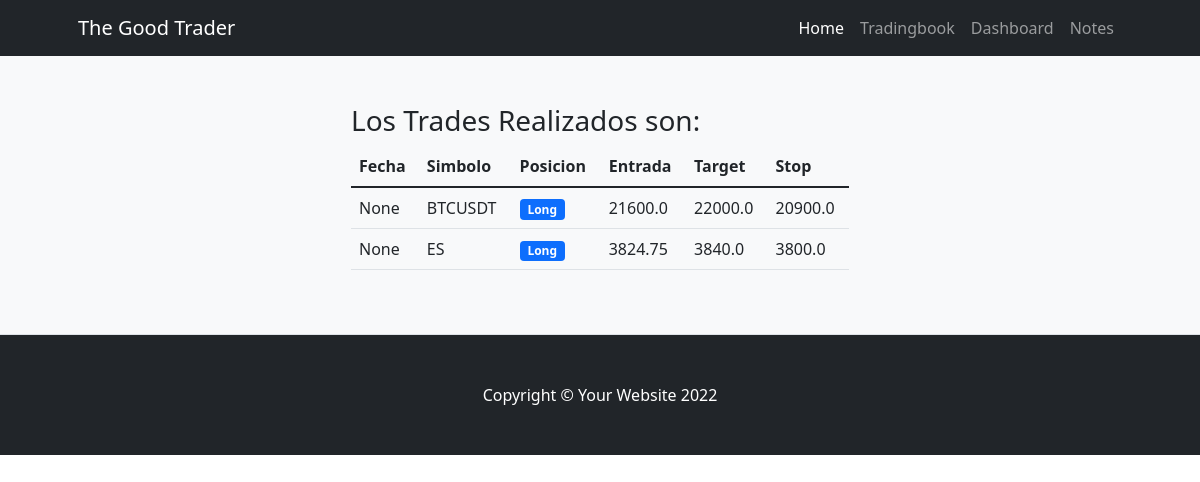
/tradingbook/trades/, run on an earlier commit of the app's database.
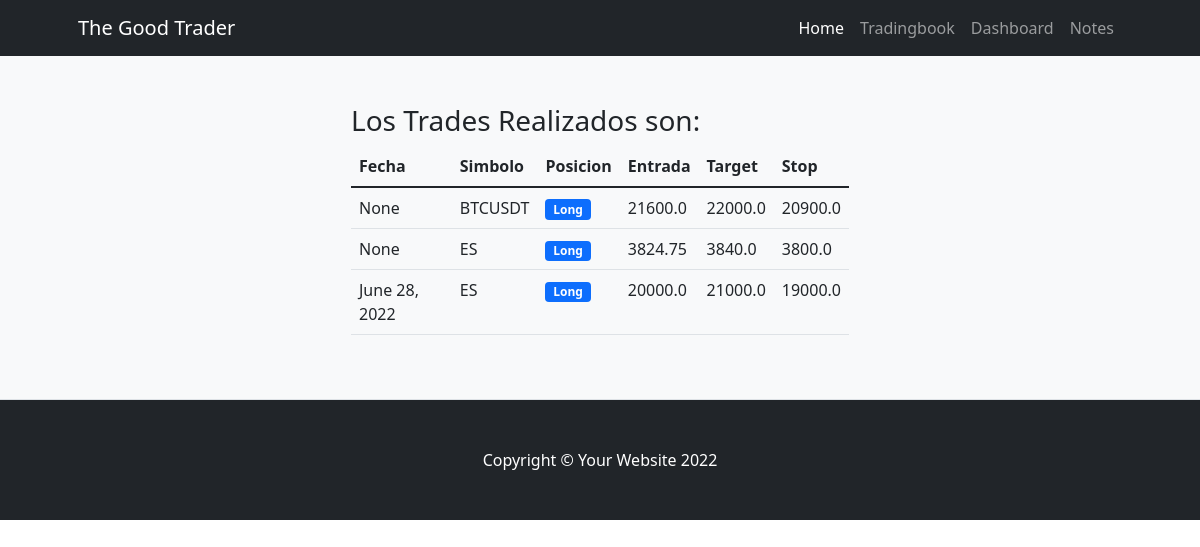
And on a later commit of the database.
### tradingbookapp/models.py (models this page shows)
class Trade(models.Model):
    fecha = models.DateField("Fecha de operacion",unique=True, null=True)
    simbolo = models.CharField("Simbolo",max_length=30)
    posiciones = (
        (1,"Long"),
        (2,"Short")
    )
    posicion = models.PositiveSmallIntegerField("Posicion",choices=posiciones)
    entrada = models.FloatField("Precio Entrada",)
    target = models.FloatField("Target")
    stop = models.FloatField("stop")

### tradingbookapp/views.py (the view)
# urls.py: path('trades/',views.Trades,name="Trades"),
def Trades(request):
    trades = Trade.objects.all()
    ctx = {'trades':trades}
    return render(request,'tradingbookapp/Trades.html',ctx)

### tradingbookapp/templates/tradingbookapp/trades.html (shortened to what this page needs)
{% extends "tradingbookapp/base.html" %}
{%block contenidopagina%}
<section class="bg-light py-5 border-bottom">
    <div class="container px-5">
        <div class="row gx-5 justify-content-center">
            <div class="col-lg-6">
                <h3>Los Trades Realizados son:</h3>
                <table class="table">
                    <thead>
                        <th scope="col">Fecha</th>
                        <th scope="col">Simbolo</th>
                        <th scope="col">Posicion</th>
                        <th scope="col">Entrada</th>
                        <th scope="col">Target</th>
                        <th scope="col">Stop</th>
                    </thead>
                    <ul class= "list-group list-group-numbered">
                        {% for trade in trades  %}
                        <tr>
                            <td>{{trade.fecha}}</td>
                            <td>{{trade.simbolo}}</td>
                            <td><span class= "badge bg-primary rounded-pill>">{{trade.get_posicion_display}}</span></td>
                            <td>{{trade.entrada}}</td>
                            <td>{{trade.target}}</td>
                            <td>{{trade.stop}}</td>
                        </tr>
                        {% endfor %}
                    </ul>
                </table>
            </div>
        </div>
    </div>
</section>
{%endblock%}

What changed in the data, as far as the page shows it:
added Trade: fecha "June 28, 2022", simbolo "ES", posicion "Long", entrada "20000.0", target "21000.0", stop "19000.0"
